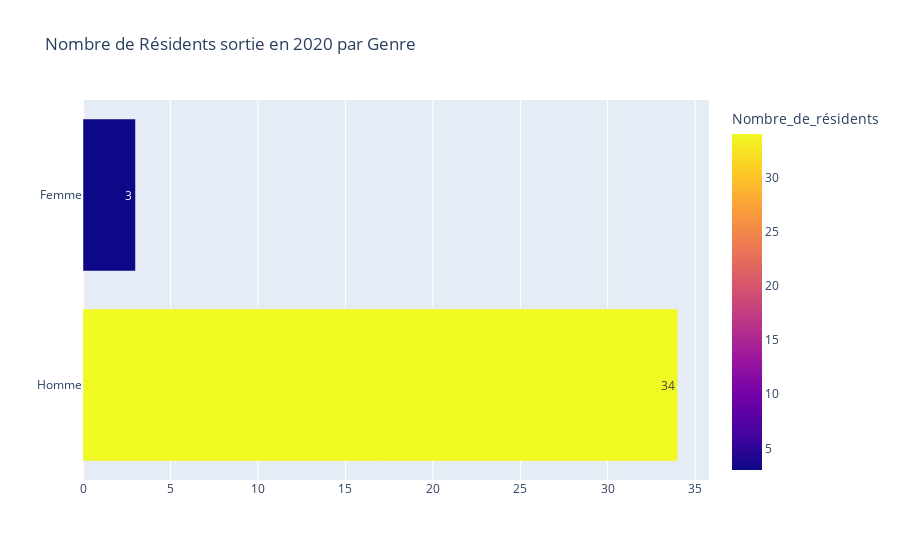

Notebook source saved alongside this figure:
### Code cell
'Nombre de Résidents sortie en 2020 par Genre'

### Figure 1 — Plotly figure (JSON) as saved in the notebook; plotly's stock layout.template omitted (floating-point values rounded to 4 significant figures)
{"data": [{"alignmentgroup": "True", "hovertemplate": "Nombre_de_résidents=%{marker.color}<br>Sexe=%{y}<extra></extra>", "legendgroup": "", "marker": {"color": [34, 3], "coloraxis": "coloraxis"}, "name": "", "offsetgroup": "", "orientation": "h", "showlegend": false, "text": [34, 3], "textposition": "auto", "type": "bar", "x": [34, 3], "xaxis": "x", "y": ["Homme", "Femme"], "yaxis": "y"}], "layout": {"barmode": "stack", "coloraxis": {"colorbar": {"title": {"text": "Nombre_de_résidents"}}, "colorscale": [[0, "#0d0887"], [0.1111, "#46039f"], [0.2222, "#7201a8"], [0.3333, "#9c179e"], [0.4444, "#bd3786"], [0.5556, "#d8576b"], [0.6667, "#ed7953"], [0.7778, "#fb9f3a"], [0.8889, "#fdca26"], [1, "#f0f921"]]}, "legend": {"tracegroupgap": 0}, "title": {"text": "Nombre de Résidents sortie en 2020 par Genre"}, "xaxis": {"anchor": "y", "domain": [0, 1], "title": {"text": ""}}, "yaxis": {"anchor": "x", "domain": [0, 1], "title": {"text": ""}}}}
